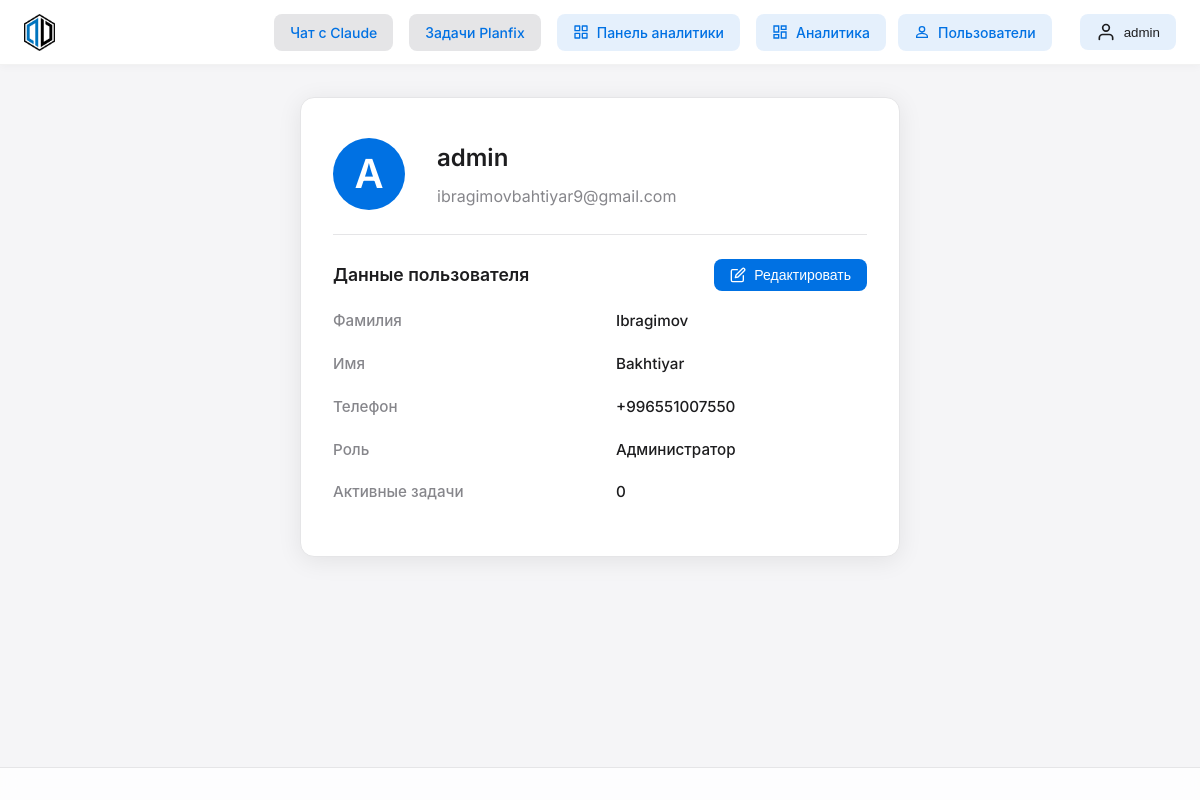
/profile/ (signed in), run on the app's committed database.
### chat/models/user.py (models this page shows, shortened)
class User(AbstractBaseUser, PermissionsMixin):
    ROLE_CHOICES = (
        ('user', _('Пользователь')),
        ('admin', _('Администратор')),
    )
    username = models.CharField(
        _('username'),
        max_length=150,
        unique=True,
        help_text=_('Required. 150 characters or fewer. Letters, digits and @/./+/-/_ only.'),
        error_messages={
            'unique': _("A user with that username already exists."),
        },
    )
    password = models.CharField(_('password'), max_length=128)
    email = models.EmailField(_('email address'), blank=True)
    is_staff = models.BooleanField(
        _('staff status'),
        default=False,
        help_text=_('Designates whether the user can log into this admin site.'),
    )
    is_active = models.BooleanField(
        _('active'),
        default=True,
        help_text=_(
            'Designates whether this user should be treated as active. '
            'Unselect this instead of deleting accounts.'
        ),
    )
    date_joined = models.DateTimeField(_('date joined'), default=timezone.now)
    last_login = models.DateTimeField(_('last login'), null=True, blank=True)
    role = models.CharField(max_length=20, choices=ROLE_CHOICES, default='user')
    planfix_user_id = models.CharField(max_length=100, blank=True, null=True)
    planfix_api_token = models.CharField(max_length=255, blank=True, null=True)
    last_active = models.DateTimeField(auto_now=True)
    preferred_ai_model = models.CharField(max_length=50, default='claude')
    first_name = models.CharField(_('first name'), max_length=150, blank=True)
    last_name = models.CharField(_('last name'), max_length=150, blank=True)
    phone = models.CharField(_('phone'), max_length=32, blank=True)
    objects = UserManager()
    USERNAME_FIELD = 'username'
    REQUIRED_FIELDS = []
    class Meta:
        verbose_name = _('user')
        verbose_name_plural = _('users')
    def is_admin(self):
        return self.role == 'admin'

### chat/auth_views.py (the view)
# urls.py: path('profile/', auth_views.profile_view, name='profile'),
@login_required
def profile_view(request):
    user = request.user
    if request.method == 'POST':
        form = UserSettingsForm(request.POST, instance=user)
        if form.is_valid():
            form.save()
            messages.success(request, "Настройки успешно обновлены!")
            return redirect('chat:profile')
    else:
        form = UserSettingsForm(instance=user)
    return render(request, 'chat/profile.html', {
        'user': user,
        'form': form
    })

### chat/context_processors.py (called while the page is built)
def conversations_list(request):
    user, created = User.objects.get_or_create(username='anonymous')
    conversations = Conversation.objects.filter(user=user).order_by('-updated_at')
    return {
        'conversations': conversations
    }

### templates/chat/profile.html (shortened to what this page needs)
{% extends 'base_apple.html' %}
{% load static %}
{% block content %}
<div class="profile-container">
    <div class="profile-card new-layout">
        <div class="profile-main-row">
            <div class="profile-avatar">
                <span>{{ user.username|first|upper }}</span>
            </div>
            <div class="profile-main-info">
                <div class="profile-main-username">{{ user.username }}</div>
                <div class="profile-main-email">{{ user.email }}</div>
            </div>
        </div>
        <hr class="profile-divider">
        <div class="profile-section-header">
            Данные пользователя
            <button class="edit-button" id="editBtn" onclick="toggleEditMode()">
                <span id="editBtnText">Редактировать</span>
            </button>
        </div>
        <form method="post" class="profile-info-grid" id="profileForm">
            <div class="profile-info-label">Фамилия</div>
            <div class="profile-info-value">
                <span class="view-mode">{{ user.last_name|default:'—' }}</span>
            </div>
            <div class="profile-info-label">Имя</div>
            <div class="profile-info-value">
                <span class="view-mode">{{ user.first_name|default:'—' }}</span>
            </div>
            <div class="profile-info-label">Телефон</div>
            <div class="profile-info-value">
                <span class="view-mode">{{ user.phone|default:'—' }}</span>
            </div>
            <div class="profile-info-label">Роль</div>
            <div class="profile-info-value">{{ user.get_role_display }}</div>
            <div class="profile-info-label">Активные задачи</div>
            <div class="profile-info-value">0</div>
        </form>
    </div>
</div>
{% endblock %}

### templates/base_apple.html (shortened to what this page needs)
<!DOCTYPE html>
<html lang="ru">
<head>
    {% load static %}
    <link rel="preload" href="{% static 'css/apple-style.css' %}" as="style" onload="this.onload=null;this.rel='stylesheet'">
    <link rel="preload" href="{% static 'css/apple-task-card.css' %}" as="style" onload="this.onload=null;this.rel='stylesheet'">
    <link rel="preload" href="{% static 'css/apple-enhanced-table.css' %}" as="style" onload="this.onload=null;this.rel='stylesheet'">
    <link rel="preload" href="{% static 'css/project-badge.css' %}" as="style" onload="this.onload=null;this.rel='stylesheet'">
</head>
<body>
    <div class="app-container">
        <header class="header">
            <a href="{% url 'chat:index' %}" class="logo-link">
                <div class="logo">
                    <img src="{% static 'images/devent-logo.png' %}" alt="Devent Logo" class="logo-image">
                </div>
            </a>
            <div class="header-links">
                <a href="{% url 'chat:index' %}" class="header-link">Чат с Claude</a>
                <a href="{% url 'chat:planfix_tasks' %}" class="header-link">Задачи Planfix</a>
                {% if user.is_staff %}
                <a href="{% url 'chat:analytics_dashboard' %}" class="header-link dashboard-link">
                    Панель аналитики
                </a>
                {% endif %}
                {% if user.is_authenticated %}
                <div class="header-actions">
                    {% if user.is_admin %}
                    <a href="{% url 'chat:analytics_dashboard' %}" class="dashboard-link">
                        <svg class="dashboard-icon" viewBox="0 0 24 24" fill="none" stroke="currentColor" stroke-width="2">
                            <path d="M3 3h7v9H3V3zm11 0h7v5h-7V3zm0 9h7v9h-7v-9zM3 16h7v5H3v-5z"/>
                        </svg>
                        Аналитика
                    </a>
                    <a href="{% url 'chat:user_management' %}" class="dashboard-link">
                        <svg class="dashboard-icon" viewBox="0 0 24 24" fill="none" stroke="currentColor" stroke-width="2">
                            <path d="M12 12c2.21 0 4-1.79 4-4s-1.79-4-4-4-4 1.79-4 4 1.79 4 4 4zm0 2c-2.67 0-8 1.34-8 4v2h16v-2c0-2.66-5.33-4-8-4z"/>
                        </svg>
                        Пользователи
                    </a>
                    {% endif %}
                    <div class="profile-menu">
                        <button class="profile-button" onclick="toggleProfileMenu()">
                            <svg xmlns="http://www.w3.org/2000/svg" width="20" height="20" viewBox="0 0 24 24" fill="none" stroke="currentColor" stroke-width="2" stroke-linecap="round" stroke-linejoin="round" class="profile-icon">
                                <path d="M20 21v-2a4 4 0 0 0-4-4H8a4 4 0 0 0-4 4v2"></path>
                                <circle cx="12" cy="7" r="4"></circle>
                            </svg>
                            <span class="profile-username">{{ user.username }}</span>
                        </button>
                    </div>
                </div>
                {% else %}
                <a href="{% url 'chat:login' %}" class="header-link">Войти</a>
                <a href="{% url 'chat:register' %}" class="header-link">Регистрация</a>
                {% endif %}
            </div>
        </header>
        <main class="main-content">
            {% block content %}{% endblock %}
        </main>
        <footer class="footer">
        </footer>
    </div>
</body>
</html>

### static/css/apple-style.css (style rules this page uses)
:root { --apple-gray-100: #f5f5f7; --apple-gray-200: #e5e5e7; --apple-gray-300: #d2d2d7; --apple-gray-400: #86868b; --apple-gray-500: #6e6e73; --apple-gray-600: #424245; --apple-gray-700: #1d1d1f; --apple-blue: #0071e3; --apple-blue-hover: #0077ed; --apple-blue-light: #e8f4fe; --apple-red: #ff3b30; --apple-green: #34c759; --apple-font: -apple-system, BlinkMacSystemFont, 'SF Pro Text', 'Helvetica Neue', sans-serif; --spacing-xs: 4px; --spacing-sm: 8px; --spacing-md: 16px; --spacing-lg: 24px; --spacing-xl: 32px; --radius-sm: 8px; --radius-md: 12px; --radius-lg: 16px; --radius-xl: 22px; --shadow-sm: 0 2px 4px rgba(0, 0, 0, 0.05); --shadow-md: 0 4px 8px rgba(0, 0, 0, 0.1); --shadow-lg: 0 8px 16px rgba(0, 0, 0, 0.1); --shadow-card: 0 8px 32px rgba(0, 0, 0, 0.08); --shadow-card-hover: 0 12px 48px rgba(0, 0, 0, 0.12); }
body { font-family: var(--apple-font); background-color: var(--apple-gray-100); color: var(--apple-gray-700); line-height: 1.5; margin: 0; padding: 0; }
.header { background-color: rgba(255, 255, 255, 0.8); backdrop-filter: blur(10px); -webkit-backdrop-filter: blur(10px); border-bottom: 1px solid rgba(0, 0, 0, 0.05); position: sticky; top: 0; z-index: 100; padding: var(--spacing-md) var(--spacing-xl); display: flex; justify-content: space-between; align-items: center; transition: all 0.3s ease; }
.logo { display: flex; align-items: center; gap: var(--spacing-md); }
.logo-image { height: 37px; transition: transform 0.3s ease; }
.logo-link { text-decoration: none; color: inherit; display: flex; align-items: center; }
.header-links { display: flex; gap: var(--spacing-md); }
.header-link { background-color: var(--apple-gray-200); color: var(--apple-gray-700); padding: 8px 16px; border-radius: var(--radius-lg); text-decoration: none; font-size: 14px; font-weight: 500; transition: all 0.2s ease; }
.app-container { max-width: 100%; margin: 0 auto; min-height: 100vh; display: flex; flex-direction: column; }
.footer { padding: var(--spacing-md); text-align: center; font-size: 14px; color: var(--apple-gray-500); border-top: 1px solid var(--apple-gray-200); margin-top: auto; background-color: rgba(255, 255, 255, 0.8); backdrop-filter: blur(10px); -webkit-backdrop-filter: blur(10px); }

### templates/chat/profile.html (style rules this page uses)
.profile-container { max-width: 600px; margin: 2rem auto; padding: 0 1rem; }
.profile-card.new-layout { background: #fff; border-radius: 14px; box-shadow: 0 4px 24px rgba(0,0,0,0.08); padding: 2.5rem 2rem 2rem 2rem; border: 1px solid #e5e5e7; }
.profile-main-row { display: flex; align-items: center; gap: 2rem; margin-bottom: 1.5rem; }
.profile-avatar { width: 72px; height: 72px; border-radius: 50%; background: #0071e3; display: flex; align-items: center; justify-content: center; font-size: 2.5rem; color: #fff; font-weight: 600; flex-shrink: 0; }
.profile-main-info { display: flex; flex-direction: column; justify-content: center; gap: 0.5rem; }
.profile-main-username { font-size: 1.5rem; font-weight: 600; color: #1d1d1f; }
.profile-main-email { font-size: 1rem; color: #86868b; }
.profile-divider { border: none; border-top: 1px solid #e5e5e7; margin: 1.5rem 0 1.5rem 0; }
.profile-section-header { display: flex; align-items: center; justify-content: space-between; font-size: 1.1rem; font-weight: 600; color: #1d1d1f; margin-bottom: 1.2rem; }
.edit-button { display: flex; align-items: center; gap: 8px; padding: 8px 16px; background-color: #0071e3; color: white; border: none; border-radius: 8px; cursor: pointer; font-size: 14px; font-weight: 500; transition: all 0.2s ease; }
.profile-info-grid { display: grid; grid-template-columns: 1fr 1fr; row-gap: 1.25rem; column-gap: 2rem; }
.profile-info-label { font-size: 0.95rem; color: #86868b; font-weight: 500; align-self: center; }
.profile-info-value { font-size: 0.95rem; color: #1d1d1f; font-weight: 500; align-self: center; }

### data on the page
User: username "admin", username|first "A", email "ibragimovbahtiyar9@gmail.com", last_name "Ibragimov", first_name "Bakhtiyar", phone "+996551007550", role "Администратор"
